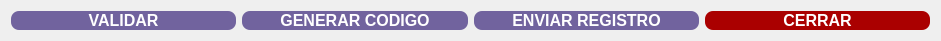
  <widget class="QWidget" name="layoutWidget">
   <property name="geometry">
    <rect>
     <x>49</x>
     <y>660</y>
     <width>941</width>
     <height>41</height>
    </rect>
   </property>
   <layout class="QHBoxLayout" name="horizontalLayout_2">
    <item><widget class="QPushButton" name="btnValidar">
      <property name="font">
       <font>
        <pointsize>12</pointsize>
        <weight>75</weight>
        <bold>true</bold>
       </font>
      </property>
      <property name="cursor">
       <cursorShape>PointingHandCursor</cursorShape>
      </property>
      <property name="toolTip">
       <string>Extrae las propiedades (iProperties) del archivo activo en Inventor y rellena los campos del formulario.</string>
      </property>
      <property name="styleSheet">
       <string notr="true">QPushButton{
background-color: rgb(113, 99, 158);
color: rgb(255, 255, 255);
border-radius:8px}

QPushButton:hover{	
	background-color: qconicalgradient(cx:0.5, cy:0.5, angle:0, stop:0 rgba(35, 40, 3, 255), stop:0.16 rgba(136, 106, 22, 255), stop:0.225 rgba(166, 140, 41, 255), stop:0.285 rgba(204, 181, 74, 255), stop:0.345 rgba(235, 219, 102, 255), stop:0.415 rgba(245, 236, 112, 255), stop:0.52 rgba(209, 190, 76, 255), stop:0.57 rgba(187, 156, 51, 255), stop:0.635 rgba(168, 142, 42, 255), stop:0.695 rgba(202, 174, 68, 255), stop:0.75 rgba(218, 202, 86, 255), stop:0.815 rgba(208, 187, 73, 255), stop:0.88 rgba(187, 156, 51, 255), stop:0.935 rgba(137, 108, 26, 255), stop:1 rgba(35, 40, 3, 255));
}
</string>
      </property>
      <property name="text">
       <string>VALIDAR</string>
      </property>
     </widget>
    </item>
    <item>
     <widget class="QPushButton" name="btnAbrirFormularioGrupo">
      <property name="font">
       <font>
        <pointsize>12</pointsize>
        <weight>75</weight>
        <bold>true</bold>
       </font>
      </property>
      <property name="cursor">
       <cursorShape>PointingHandCursor</cursorShape>
      </property>
      <property name="toolTip">
       <string>Vuelve a la pantalla de selección de grupo para registrar una pieza nueva.</string>
      </property>
      <property name="styleSheet">
       <string notr="true">QPushButton{
background-color: rgb(113, 99, 158);
color: rgb(255, 255, 255);
border-radius:8px}

QPushButton:hover{	
	background-color: qconicalgradient(cx:0.5, cy:0.5, angle:0, stop:0 rgba(35, 40, 3, 255), stop:0.16 rgba(136, 106, 22, 255), stop:0.225 rgba(166, 140, 41, 255), stop:0.285 rgba(204, 181, 74, 255), stop:0.345 rgba(235, 219, 102, 255), stop:0.415 rgba(245, 236, 112, 255), stop:0.52 rgba(209, 190, 76, 255), stop:0.57 rgba(187, 156, 51, 255), stop:0.635 rgba(168, 142, 42, 255), stop:0.695 rgba(202, 174, 68, 255), stop:0.75 rgba(218, 202, 86, 255), stop:0.815 rgba(208, 187, 73, 255), stop:0.88 rgba(187, 156, 51, 255), stop:0.935 rgba(137, 108, 26, 255), stop:1 rgba(35, 40, 3, 255));
}
</string>
      </property>
      <property name="text">
       <string>GENERAR CODIGO</string>
      </property>
     </widget>
    </item>
    <item>
     <widget class="QPushButton" name="btnEnviar">
      <property name="font">
       <font>
        <pointsize>12</pointsize>
        <weight>75</weight>
        <bold>true</bold>
       </font>
      </property>
      <property name="cursor">
       <cursorShape>PointingHandCursor</cursorShape>
      </property>
      <property name="toolTip">
       <string>Envía los datos de este formulario para crear un nuevo producto en Odoo y actualiza el archivo de Inventor.</string>
      </property>
      <property name="styleSheet">
       <string notr="true">QPushButton{
background-color: rgb(113, 99, 158);
color: rgb(255, 255, 255);
border-radius:8px}

QPushButton:hover{	
	background-color: qconicalgradient(cx:0.5, cy:0.5, angle:0, stop:0 rgba(35, 40, 3, 255), stop:0.16 rgba(136, 106, 22, 255), stop:0.225 rgba(166, 140, 41, 255), stop:0.285 rgba(204, 181, 74, 255), stop:0.345 rgba(235, 219, 102, 255), stop:0.415 rgba(245, 236, 112, 255), stop:0.52 rgba(209, 190, 76, 255), stop:0.57 rgba(187, 156, 51, 255), stop:0.635 rgba(168, 142, 42, 255), stop:0.695 rgba(202, 174, 68, 255), stop:0.75 rgba(218, 202, 86, 255), stop:0.815 rgba(208, 187, 73, 255), stop:0.88 rgba(187, 156, 51, 255), stop:0.935 rgba(137, 108, 26, 255), stop:1 rgba(35, 40, 3, 255));
}
</string>
      </property>
      <property name="text">
       <string>ENVIAR REGISTRO</string>
      </property>
     </widget>
    </item>
    <item>
     <widget class="QPushButton" name="btnCerrarPrin">
      <property name="font">
       <font>
        <pointsize>12</pointsize>
        <weight>75</weight>
        <bold>true</bold>
       </font>
      </property>
      <property name="cursor">
       <cursorShape>PointingHandCursor</cursorShape>
      </property>
      <property name="toolTip">
       <string>Cierra la aplicación.</string>
      </property>
      <property name="styleSheet">
       <string notr="true">QPushButton{
background-color: rgb(170, 0, 0);
color: rgb(255, 255, 255);
border-radius:8px}

QPushButton:hover{	
	background-color: qconicalgradient(cx:0.5, cy:0.5, angle:0, stop:0 rgba(35, 40, 3, 255), stop:0.16 rgba(136, 106, 22, 255), stop:0.225 rgba(166, 140, 41, 255), stop:0.285 rgba(204, 181, 74, 255), stop:0.345 rgba(235, 219, 102, 255), stop:0.415 rgba(245, 236, 112, 255), stop:0.52 rgba(209, 190, 76, 255), stop:0.57 rgba(187, 156, 51, 255), stop:0.635 rgba(168, 142, 42, 255), stop:0.695 rgba(202, 174, 68, 255), stop:0.75 rgba(218, 202, 86, 255), stop:0.815 rgba(208, 187, 73, 255), stop:0.88 rgba(187, 156, 51, 255), stop:0.935 rgba(137, 108, 26, 255), stop:1 rgba(35, 40, 3, 255));
}


</string>
      </property>
      <property name="text">
       <string>CERRAR</string>
      </property>
     </widget>
    </item>
   </layout>
  </widget>
